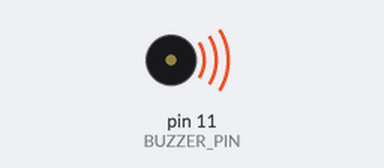
This sketch was run on a simulated Arduino Uno, built with avr-gcc and run on an emulated ATmega328P. Shown: buzzer (waves = sounding).

Above: at 0.1 s.
Timing chart, 0 to 40.0 s (numbered marks = the images above):
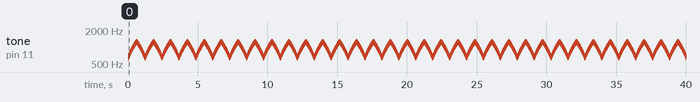

The sketch:

08_beep.ino
```cpp
/*
  HUB-8735 Ultra + passive buzzer

  Passive buzzer signal -> IO11 (PWM)
  Buzzer GND            -> board GND

  Alternate a rising and falling tone sweep to imitate a fire-truck siren.
*/

const uint8_t BUZZER_PIN = 11;
const int SIREN_LOW_HZ = 650;
const int SIREN_HIGH_HZ = 1250;
const int SIREN_STEP_HZ = 10;
const int STEP_DELAY_MS = 10;

void setup() {
  pinMode(BUZZER_PIN, OUTPUT);
}

void loop() {
  // Sweep upward in pitch.
  for (int frequency = SIREN_LOW_HZ;
       frequency <= SIREN_HIGH_HZ;
       frequency += SIREN_STEP_HZ) {
    tone(BUZZER_PIN, frequency);
    delay(STEP_DELAY_MS);
  }

  // Sweep downward in pitch, then repeat continuously.
  for (int frequency = SIREN_HIGH_HZ - SIREN_STEP_HZ;
       frequency >= SIREN_LOW_HZ;
       frequency -= SIREN_STEP_HZ) {
    tone(BUZZER_PIN, frequency);
    delay(STEP_DELAY_MS);
  }
}
```

Measured:
- by itself, tone on pin 11 (BUZZER_PIN): plays 650 Hz for 0.01 s, 660 Hz for 0.01 s, 670 Hz for 0.01 s, 680 Hz for 0.01 s, 690 Hz for 0.01 s, 700 Hz for 0.01 s … (3960 notes in this stretch)
